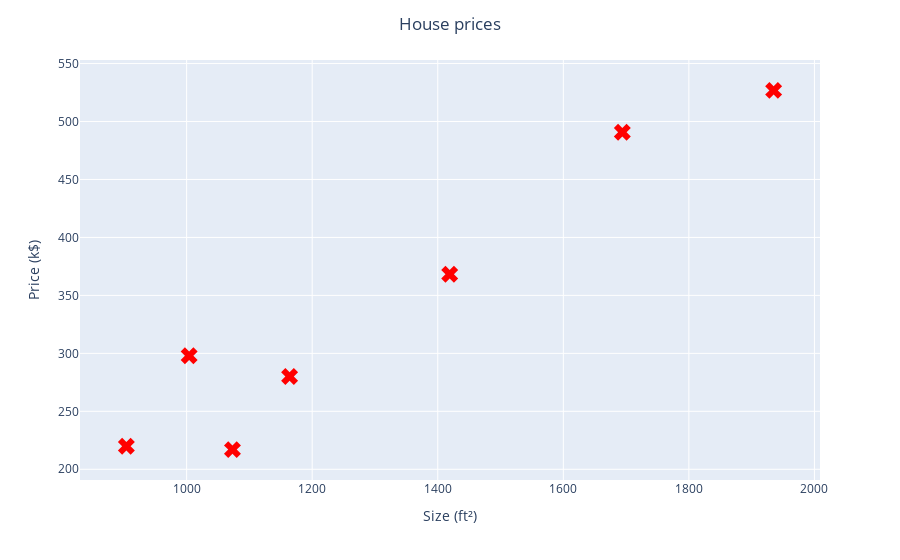

Notebook source saved alongside this figure:
### Markdown cell above
# Plot data

### Code cell
fig = scatter_plot_prices(df)
fig.show()

### Figure 1 — Plotly figure (JSON) as saved in the notebook; plotly's stock layout.template omitted (floating-point values rounded to 4 significant figures)
{"data": [{"hovertemplate": "size=%{x}<br>price=%{y}<extra></extra>", "legendgroup": "", "marker": {"color": "red", "size": 15, "symbol": "x"}, "mode": "markers", "name": "", "orientation": "v", "showlegend": false, "type": "scatter", "x": [1004, 904, 1694, 1073, 1419, 1164, 1935], "xaxis": "x", "y": [298, 219.8, 490.7, 217.0, 368.2, 280, 526.9], "yaxis": "y"}], "layout": {"legend": {"tracegroupgap": 0}, "margin": {"t": 60}, "title": {"text": "House prices", "x": 0.5}, "xaxis": {"anchor": "y", "domain": [0, 1], "title": {"text": "Size (ft²)"}}, "yaxis": {"anchor": "x", "domain": [0, 1], "title": {"text": "Price (k$)"}}}}
